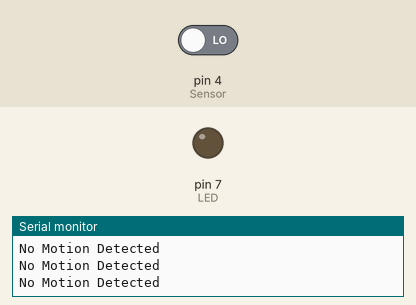
The sketch below on a simulated Arduino Uno, built with avr-gcc and run on an emulated ATmega328P. Shown: output pins drawn as LEDs (lit = HIGH), the last lines printed to the serial monitor. The inputs (shaded band) are chosen by the test bench; at power-on: pin 4 (Sensor) LOW.

Above: at 1.8 s.
1.9 s: pin 4 (Sensor) driven HIGH
At 2.7 s:
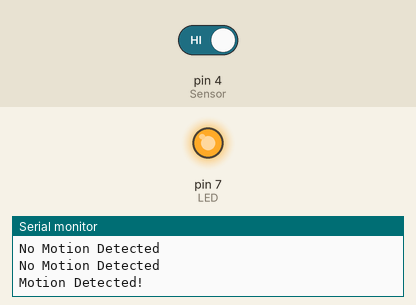
3.5 s: pin 4 (Sensor) driven LOW
At 5.8 s:
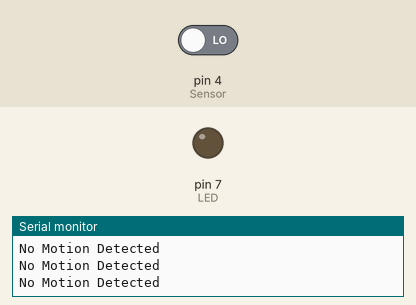
Timing chart, 0 to 7.3 s (numbered marks = the images above; inputs shaded):
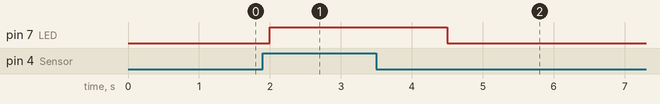

The sketch:

task2.ino
```cpp
const int Sensor = 4;
const int LED = 7;

void setup() {
Serial.begin(9600);
pinMode(Sensor, INPUT);
pinMode(LED, OUTPUT);
}
void loop() {
// Detect motion
int Motion =
digitalRead(Sensor);
// Process the detection
if (Motion == HIGH) {
Serial.println("Motion Detected!");
digitalWrite(LED, HIGH);
delay(2000);
} else {
Serial.println("No Motion Detected");
digitalWrite(LED, LOW);
}
delay(500);
}
```

Measured:
- after the input at 1.9 s, pin 7 (LED): LOW → HIGH after 0.10 s
- after the input at 3.5 s, pin 7 (LED): HIGH → LOW after 1.0 s
